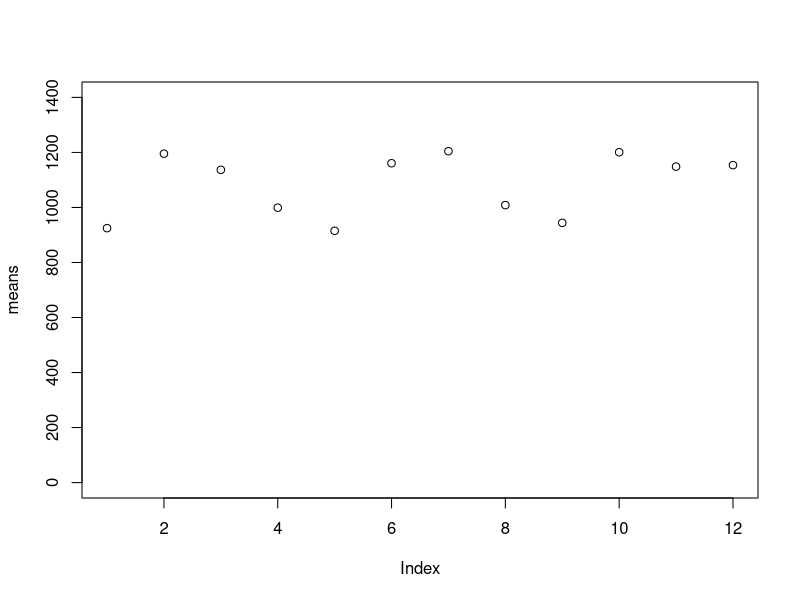

Write R code to recreate this figure.
Data=read.csv2("B_study_RT.csv")
means=colMeans(Data[c(3:14)],na.rm=TRUE)

plot(means,ylim=c(0,1400))











# names=data$method
# x = 1:13*2-1
# CI.up = as.numeric(data$mean)+as.numeric(data$ci)
# CI.dn = as.numeric(data$mean)-as.numeric(data$ci)
# plot(data$mean~x, cex=1.5,xaxt='n',ylim=c(0.3,0.40), xlab='',ylab='lalala!', main='blahblahblah',col='blue',pch=16)
# axis(1, at=x, labels=names)
# arrows(x,CI.dn,x,CI.up,code=3,length=0.2,angle=90,col='red')
# legend("bottomleft",paste(names,": S.E=",data$se),ncol=6,text.width=1)